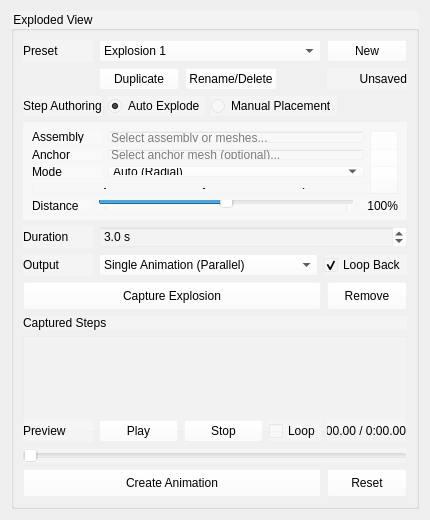
<?xml version="1.0" encoding="UTF-8"?>
<ui version="4.0">
 <class>ExplodedViewPanel</class>
 <widget class="QWidget" name="ExplodedViewPanel">
  <property name="geometry">
   <rect>
    <x>0</x>
    <y>0</y>
    <width>430</width>
    <height>520</height>
   </rect>
  </property>
  <property name="minimumSize">
   <size>
     <width>360</width>
     <height>460</height>
   </size>
  </property>
  <property name="windowTitle">
   <string>Exploded View</string>
  </property>
  <property name="styleSheet">
   <string notr="true">color: rgb(0, 0, 0);</string>
  </property>
  <layout class="QGridLayout" name="gridLayout_main">
   <item row="0" column="0">
    <widget class="QGroupBox" name="groupBoxMain">
     <property name="styleSheet">
      <string notr="true">background-color: rgba(255, 255, 255, 25%);</string>
     </property>
     <property name="title">
      <string>Exploded View</string>
     </property>
     <layout class="QGridLayout" name="gridLayout">
      <item row="0" column="0">
       <layout class="QGridLayout" name="layoutPresetSection">
        <item row="0" column="0">
         <widget class="QLabel" name="labelPreset">
          <property name="minimumSize">
           <size>
            <width>70</width>
            <height>0</height>
           </size>
          </property>
          <property name="text">
           <string>Preset</string>
          </property>
         </widget>
        </item>
        <item row="0" column="1" colspan="3">
         <widget class="QComboBox" name="comboBoxPreset">
          <property name="styleSheet">
           <string notr="true">background-color: rgba(255, 255, 255, 10%);</string>
          </property>
          <item>
           <property name="text">
            <string>Explosion 1</string>
           </property>
          </item>
         </widget>
        </item>
        <item row="0" column="4">
         <widget class="QPushButton" name="pushButtonPresetNew">
          <property name="enabled">
           <bool>false</bool>
          </property>
          <property name="toolTip">
           <string>Preset actions will be wired in the next step of the implementation</string>
          </property>
          <property name="styleSheet">
           <string notr="true">background-color: rgba(255, 255, 255, 10%);</string>
          </property>
          <property name="text">
           <string>New</string>
          </property>
         </widget>
        </item>
        <item row="1" column="1">
         <widget class="QPushButton" name="pushButtonPresetDuplicate">
          <property name="enabled">
           <bool>false</bool>
          </property>
          <property name="toolTip">
           <string>Preset actions will be wired in the next step of the implementation</string>
          </property>
          <property name="styleSheet">
           <string notr="true">background-color: rgba(255, 255, 255, 10%);</string>
          </property>
          <property name="text">
           <string>Duplicate</string>
          </property>
         </widget>
        </item>
        <item row="1" column="2">
         <widget class="QPushButton" name="pushButtonPresetActions">
          <property name="enabled">
           <bool>false</bool>
          </property>
          <property name="toolTip">
           <string>Preset actions will be wired in the next step of the implementation</string>
          </property>
          <property name="styleSheet">
           <string notr="true">background-color: rgba(255, 255, 255, 10%);</string>
          </property>
          <property name="text">
           <string>Rename/Delete</string>
          </property>
         </widget>
        </item>
        <item row="1" column="4">
         <widget class="QLabel" name="labelPresetDirty">
          <property name="visible">
           <bool>false</bool>
          </property>
          <property name="text">
           <string>Unsaved</string>
          </property>
          <property name="alignment">
           <set>Qt::AlignmentFlag::AlignRight|Qt::AlignmentFlag::AlignTrailing|Qt::AlignmentFlag::AlignVCenter</set>
          </property>
         </widget>
        </item>
       </layout>
      </item>
      <item row="1" column="0">
       <layout class="QHBoxLayout" name="layoutAuthoringMode">
        <item>
         <widget class="QLabel" name="labelAuthoringMode">
          <property name="minimumSize">
           <size>
            <width>70</width>
            <height>0</height>
           </size>
          </property>
          <property name="toolTip">
           <string>Step authoring method is transient UI state. Auto/manual choice is not saved in presets.</string>
          </property>
          <property name="text">
           <string>Step Authoring</string>
          </property>
         </widget>
        </item>
        <item>
         <widget class="QRadioButton" name="radioButtonModeAuto">
          <property name="text">
           <string>Auto Explode</string>
          </property>
          <property name="checked">
           <bool>true</bool>
          </property>
         </widget>
        </item>
        <item>
         <widget class="QRadioButton" name="radioButtonModeManual">
          <property name="text">
           <string>Manual Placement</string>
          </property>
         </widget>
        </item>
        <item>
         <spacer name="horizontalSpacerAuthoring">
          <property name="orientation">
           <enum>Qt::Orientation::Horizontal</enum>
          </property>
          <property name="sizeHint" stdset="0">
           <size>
            <width>40</width>
            <height>20</height>
           </size>
          </property>
         </spacer>
        </item>
       </layout>
      </item>
      <item row="2" column="0">
       <widget class="QStackedWidget" name="stackedWidgetAuthoring">
        <property name="currentIndex">
         <number>0</number>
        </property>
        <widget class="QWidget" name="pageAutoExplode">
         <layout class="QGridLayout" name="gridLayoutAutoAuthoring">
          <item row="0" column="0">
           <layout class="QHBoxLayout" name="layoutAssembly">
            <item>
             <widget class="QLabel" name="labelAssembly">
              <property name="minimumSize">
               <size>
                <width>70</width>
                <height>0</height>
               </size>
              </property>
              <property name="text">
               <string>Assembly</string>
              </property>
             </widget>
            </item>
            <item>
             <widget class="QLineEdit" name="lineEditAssembly">
              <property name="sizePolicy">
               <sizepolicy hsizetype="Expanding" vsizetype="Fixed">
                <horstretch>1</horstretch>
                <verstretch>0</verstretch>
               </sizepolicy>
              </property>
              <property name="toolTip">
               <string>Shows the selected assembly or mesh count. Right-click to clear.</string>
              </property>
              <property name="styleSheet">
               <string notr="true">background-color: rgba(255, 255, 255, 10%);</string>
              </property>
              <property name="readOnly">
               <bool>true</bool>
              </property>
              <property name="placeholderText">
               <string>Select assembly or meshes...</string>
              </property>
             </widget>
            </item>
            <item>
             <widget class="QPushButton" name="pushButtonSelectAssembly">
              <property name="minimumSize">
               <size>
                <width>28</width>
                <height>28</height>
               </size>
              </property>
              <property name="maximumSize">
               <size>
                <width>28</width>
                <height>28</height>
               </size>
              </property>
              <property name="toolTip">
               <string>Clear current selection and pick from scene or tree</string>
              </property>
              <property name="styleSheet">
               <string notr="true">background-color: rgba(255, 255, 255, 10%);</string>
              </property>
              <property name="text">
               <string/>
              </property>
              <property name="icon">
               <iconset resource="../ModelViewer.qrc">
                <normaloff>:/icons/res/select.png</normaloff>:/icons/res/select.png</iconset>
              </property>
              <property name="checkable">
               <bool>true</bool>
              </property>
             </widget>
            </item>
           </layout>
          </item>
          <item row="1" column="0">
           <layout class="QHBoxLayout" name="layoutAnchor">
            <item>
             <widget class="QLabel" name="labelAnchor">
              <property name="minimumSize">
               <size>
                <width>70</width>
                <height>0</height>
               </size>
              </property>
              <property name="toolTip">
               <string>Optional: this mesh stays centred; all others explode away from it</string>
              </property>
              <property name="text">
               <string>Anchor</string>
              </property>
             </widget>
            </item>
            <item>
             <widget class="QLineEdit" name="lineEditAnchor">
              <property name="sizePolicy">
               <sizepolicy hsizetype="Expanding" vsizetype="Fixed">
                <horstretch>1</horstretch>
                <verstretch>0</verstretch>
               </sizepolicy>
              </property>
              <property name="toolTip">
               <string>Shows the anchor mesh name. Right-click to clear.</string>
              </property>
              <property name="styleSheet">
               <string notr="true">background-color: rgba(255, 255, 255, 10%);</string>
              </property>
              <property name="readOnly">
               <bool>true</bool>
              </property>
              <property name="placeholderText">
               <string>Select anchor mesh (optional)...</string>
              </property>
             </widget>
            </item>
            <item>
             <widget class="QPushButton" name="pushButtonSelectAnchor">
              <property name="minimumSize">
               <size>
                <width>28</width>
                <height>28</height>
               </size>
              </property>
              <property name="maximumSize">
               <size>
                <width>28</width>
                <height>28</height>
               </size>
              </property>
              <property name="toolTip">
               <string>Clear anchor and pick a new one from scene or tree</string>
              </property>
              <property name="styleSheet">
               <string notr="true">background-color: rgba(255, 255, 255, 10%);</string>
              </property>
              <property name="text">
               <string/>
              </property>
              <property name="icon">
               <iconset resource="../ModelViewer.qrc">
                <normaloff>:/icons/res/select.png</normaloff>:/icons/res/select.png</iconset>
              </property>
              <property name="checkable">
               <bool>true</bool>
              </property>
             </widget>
            </item>
           </layout>
          </item>
          <item row="2" column="0">
           <layout class="QHBoxLayout" name="layoutMode">
            <item>
             <widget class="QLabel" name="labelMode">
              <property name="minimumSize">
               <size>
                <width>70</width>
                <height>0</height>
               </size>
              </property>
              <property name="text">
               <string>Mode</string>
              </property>
             </widget>
            </item>
            <item>
             <widget class="QComboBox" name="comboBoxMode">
              <property name="sizePolicy">
               <sizepolicy hsizetype="Expanding" vsizetype="Fixed">
                <horstretch>1</horstretch>
                <verstretch>0</verstretch>
               </sizepolicy>
              </property>
              <property name="styleSheet">
               <string notr="true">background-color: rgba(255, 255, 255, 10%);</string>
              </property>
              <item>
               <property name="text">
                <string>Auto (Radial)</string>
               </property>
              </item>
              <item>
               <property name="text">
                <string>Axis X</string>
               </property>
              </item>
              <item>
               <property name="text">
                <string>Axis Y</string>
               </property>
              </item>
              <item>
               <property name="text">
                <string>Axis Z</string>
               </property>
              </item>
              <item>
               <property name="text">
                <string>Custom Vector</string>
               </property>
              </item>
             </widget>
            </item>
            <item>
             <widget class="QPushButton" name="pushButtonSelectVector">
              <property name="minimumSize">
               <size>
                <width>28</width>
                <height>28</height>
               </size>
              </property>
              <property name="maximumSize">
               <size>
                <width>28</width>
                <height>28</height>
               </size>
              </property>
              <property name="toolTip">
               <string>Clear anchor and pick a new one from scene or tree</string>
              </property>
              <property name="styleSheet">
               <string notr="true">background-color: rgba(255, 255, 255, 10%);</string>
              </property>
              <property name="text">
               <string/>
              </property>
              <property name="icon">
               <iconset resource="../ModelViewer.qrc">
                <normaloff>:/icons/res/select.png</normaloff>:/icons/res/select.png</iconset>
              </property>
              <property name="checkable">
               <bool>true</bool>
              </property>
             </widget>
            </item>
           </layout>
          </item>
          <item row="3" column="0">
           <widget class="QFrame" name="frameVector">
            <property name="styleSheet">
             <string notr="true">background-color: rgba(255, 255, 255, 5%);</string>
            </property>
            <property name="frameShape">
             <enum>QFrame::Shape::StyledPanel</enum>
            </property>
            <property name="frameShadow">
             <enum>QFrame::Shadow::Sunken</enum>
            </property>
            <layout class="QHBoxLayout" name="layoutVector">
             <property name="leftMargin">
              <number>68</number>
             </property>
             <property name="topMargin">
              <number>4</number>
             </property>
             <property name="rightMargin">
              <number>4</number>
             </property>
             <property name="bottomMargin">
              <number>4</number>
             </property>
             <item>
              <widget class="QLabel" name="labelVectorX">
               <property name="text">
                <string>X</string>
               </property>
              </widget>
             </item>
             <item>
              <widget class="QDoubleSpinBox" name="doubleSpinBoxVectorX">
               <property name="sizePolicy">
                <sizepolicy hsizetype="Expanding" vsizetype="Fixed">
                 <horstretch>1</horstretch>
                 <verstretch>0</verstretch>
                </sizepolicy>
               </property>
               <property name="styleSheet">
                <string notr="true">background-color: rgba(255, 255, 255, 10%);</string>
               </property>
               <property name="decimals">
                <number>3</number>
               </property>
               <property name="minimum">
                <double>-1.000000000000000</double>
               </property>
               <property name="maximum">
                <double>1.000000000000000</double>
               </property>
               <property name="singleStep">
                <double>0.010000000000000</double>
               </property>
               <property name="value">
                <double>1.000000000000000</double>
               </property>
              </widget>
             </item>
             <item>
              <widget class="QLabel" name="labelVectorY">
               <property name="text">
                <string>Y</string>
               </property>
              </widget>
             </item>
             <item>
              <widget class="QDoubleSpinBox" name="doubleSpinBoxVectorY">
               <property name="sizePolicy">
                <sizepolicy hsizetype="Expanding" vsizetype="Fixed">
                 <horstretch>1</horstretch>
                 <verstretch>0</verstretch>
                </sizepolicy>
               </property>
               <property name="styleSheet">
                <string notr="true">background-color: rgba(255, 255, 255, 10%);</string>
               </property>
               <property name="decimals">
                <number>3</number>
               </property>
               <property name="minimum">
                <double>-1.000000000000000</double>
               </property>
               <property name="maximum">
                <double>1.000000000000000</double>
               </property>
               <property name="singleStep">
                <double>0.010000000000000</double>
               </property>
               <property name="value">
                <double>0.000000000000000</double>
               </property>
              </widget>
             </item>
             <item>
              <widget class="QLabel" name="labelVectorZ">
               <property name="text">
                <string>Z</string>
               </property>
              </widget>
             </item>
             <item>
              <widget class="QDoubleSpinBox" name="doubleSpinBoxVectorZ">
               <property name="sizePolicy">
                <sizepolicy hsizetype="Expanding" vsizetype="Fixed">
                 <horstretch>1</horstretch>
                 <verstretch>0</verstretch>
                </sizepolicy>
               </property>
               <property name="styleSheet">
                <string notr="true">background-color: rgba(255, 255, 255, 10%);</string>
               </property>
               <property name="decimals">
                <number>3</number>
               </property>
               <property name="minimum">
                <double>-1.000000000000000</double>
               </property>
               <property name="maximum">
                <double>1.000000000000000</double>
               </property>
               <property name="singleStep">
                <double>0.010000000000000</double>
               </property>
               <property name="value">
                <double>0.000000000000000</double>
               </property>
              </widget>
             </item>
            </layout>
           </widget>
          </item>
          <item row="4" column="0">
           <layout class="QHBoxLayout" name="layoutSlider">
            <item>
             <widget class="QLabel" name="labelDistance">
              <property name="minimumSize">
               <size>
                <width>60</width>
                <height>0</height>
               </size>
              </property>
              <property name="text">
               <string>Distance</string>
              </property>
             </widget>
            </item>
            <item>
             <widget class="QSlider" name="sliderExplosion">
              <property name="sizePolicy">
               <sizepolicy hsizetype="Expanding" vsizetype="Fixed">
                <horstretch>1</horstretch>
                <verstretch>0</verstretch>
               </sizepolicy>
              </property>
              <property name="minimum">
               <number>0</number>
              </property>
              <property name="maximum">
               <number>200</number>
              </property>
              <property name="value">
               <number>100</number>
              </property>
              <property name="orientation">
               <enum>Qt::Orientation::Horizontal</enum>
              </property>
              <property name="tickPosition">
               <enum>QSlider::TickPosition::TicksBelow</enum>
              </property>
              <property name="tickInterval">
               <number>100</number>
              </property>
             </widget>
            </item>
            <item>
             <widget class="QLabel" name="labelDistancePercent">
              <property name="minimumSize">
               <size>
                <width>38</width>
                <height>0</height>
               </size>
              </property>
              <property name="text">
               <string>100%</string>
              </property>
              <property name="alignment">
               <set>Qt::AlignmentFlag::AlignRight|Qt::AlignmentFlag::AlignTrailing|Qt::AlignmentFlag::AlignVCenter</set>
              </property>
             </widget>
            </item>
           </layout>
          </item>
         </layout>
        </widget>
        <widget class="QWidget" name="pageManualPlacement">
         <layout class="QVBoxLayout" name="verticalLayoutManualAuthoring">
          <item>
           <widget class="QFrame" name="frameManualPlacement">
            <property name="styleSheet">
             <string notr="true">background-color: rgba(255, 255, 255, 5%);</string>
            </property>
            <property name="frameShape">
             <enum>QFrame::Shape::StyledPanel</enum>
            </property>
            <property name="frameShadow">
             <enum>QFrame::Shadow::Sunken</enum>
            </property>
            <layout class="QGridLayout" name="gridLayoutManualPlacement">
             <item row="0" column="0" colspan="2">
              <widget class="QLabel" name="labelManualPlacementStatus">
               <property name="wordWrap">
                <bool>true</bool>
               </property>
               <property name="text">
                <string>Manual placement will reuse the transform gizmo to stage exploded poses without changing the real model transform.</string>
               </property>
              </widget>
             </item>
             <item row="1" column="0">
              <widget class="QLabel" name="labelManualSelection">
               <property name="minimumSize">
                <size>
                 <width>70</width>
                 <height>0</height>
                </size>
               </property>
               <property name="text">
                <string>Selection</string>
               </property>
              </widget>
             </item>
             <item row="1" column="1">
              <widget class="QLineEdit" name="lineEditManualSelection">
               <property name="styleSheet">
                <string notr="true">background-color: rgba(255, 255, 255, 10%);</string>
               </property>
               <property name="readOnly">
                <bool>true</bool>
               </property>
               <property name="placeholderText">
                <string>Manual placement workflow will use the current mesh selection</string>
               </property>
              </widget>
             </item>
             <item row="2" column="0" colspan="2">
              <layout class="QHBoxLayout" name="layoutManualPlacementButtons">
               <item>
                <widget class="QPushButton" name="pushButtonStartManualPlacement">
                 <property name="enabled">
                  <bool>false</bool>
                 </property>
                 <property name="toolTip">
                  <string>Starts manual exploded placement and shows the gizmo at the selection center</string>
                 </property>
                 <property name="styleSheet">
                  <string notr="true">background-color: rgba(255, 255, 255, 10%);</string>
                 </property>
                 <property name="text">
                  <string>Start Placement</string>
                 </property>
                </widget>
               </item>
               <item>
                <widget class="QPushButton" name="pushButtonFinishManualPlacement">
                 <property name="enabled">
                  <bool>false</bool>
                 </property>
                 <property name="toolTip">
                  <string>Finishes placement and hides the gizmo while keeping the staged pose visible</string>
                 </property>
                 <property name="styleSheet">
                  <string notr="true">background-color: rgba(255, 255, 255, 10%);</string>
                 </property>
                 <property name="text">
                  <string>Finish Placement</string>
                 </property>
                </widget>
               </item>
               <item>
                <widget class="QPushButton" name="pushButtonClearManualPlacement">
                 <property name="enabled">
                  <bool>false</bool>
                 </property>
                 <property name="toolTip">
                  <string>Clears the staged manual exploded pose</string>
                 </property>
                 <property name="styleSheet">
                  <string notr="true">background-color: rgba(255, 255, 255, 10%);</string>
                 </property>
                 <property name="text">
                  <string>Clear Placement</string>
                 </property>
                </widget>
               </item>
              </layout>
             </item>
            </layout>
           </widget>
          </item>
          <item>
           <spacer name="verticalSpacerManualAuthoring">
            <property name="orientation">
             <enum>Qt::Orientation::Vertical</enum>
            </property>
            <property name="sizeHint" stdset="0">
             <size>
              <width>20</width>
              <height>40</height>
             </size>
            </property>
           </spacer>
          </item>
         </layout>
        </widget>
       </widget>
      </item>
      <item row="3" column="0">
       <layout class="QHBoxLayout" name="layoutDuration">
        <item>
         <widget class="QLabel" name="labelDuration">
          <property name="minimumSize">
           <size>
            <width>70</width>
            <height>0</height>
           </size>
          </property>
          <property name="text">
           <string>Duration</string>
          </property>
         </widget>
        </item>
        <item>
         <widget class="QDoubleSpinBox" name="doubleSpinBoxAnimationDuration">
          <property name="sizePolicy">
           <sizepolicy hsizetype="Expanding" vsizetype="Fixed">
            <horstretch>1</horstretch>
            <verstretch>0</verstretch>
           </sizepolicy>
          </property>
          <property name="styleSheet">
           <string notr="true">background-color: rgba(255, 255, 255, 10%);</string>
          </property>
          <property name="decimals">
           <number>1</number>
          </property>
          <property name="minimum">
           <double>0.500000000000000</double>
          </property>
          <property name="maximum">
           <double>30.000000000000000</double>
          </property>
          <property name="singleStep">
           <double>0.500000000000000</double>
          </property>
          <property name="value">
           <double>3.000000000000000</double>
          </property>
          <property name="suffix">
           <string> s</string>
          </property>
         </widget>
        </item>
       </layout>
      </item>
      <item row="4" column="0">
       <layout class="QHBoxLayout" name="layoutAnimationMode">
        <item>
         <widget class="QLabel" name="labelAnimationMode">
          <property name="minimumSize">
           <size>
            <width>70</width>
            <height>0</height>
           </size>
          </property>
          <property name="text">
           <string>Output</string>
          </property>
         </widget>
        </item>
        <item>
         <widget class="QComboBox" name="comboBoxAnimationMode">
          <property name="sizePolicy">
           <sizepolicy hsizetype="Expanding" vsizetype="Fixed">
            <horstretch>1</horstretch>
            <verstretch>0</verstretch>
           </sizepolicy>
          </property>
          <property name="styleSheet">
           <string notr="true">background-color: rgba(255, 255, 255, 10%);</string>
          </property>
          <property name="toolTip">
           <string>Output mode is stored with the active preset.</string>
          </property>
          <item>
           <property name="text">
            <string>Single Animation (Parallel)</string>
           </property>
          </item>
          <item>
           <property name="text">
            <string>Single Animation (Sequential)</string>
           </property>
          </item>
          <item>
           <property name="text">
            <string>Separate Animations</string>
           </property>
          </item>
         </widget>
        </item>
        <item>
         <widget class="QCheckBox" name="checkBoxLoopBack">
          <property name="toolTip">
           <string>Append a reverse pass back to the original assembled state. Loop-back is stored with the active preset.</string>
          </property>
          <property name="text">
           <string>Loop Back</string>
          </property>
          <property name="checked">
           <bool>true</bool>
          </property>
         </widget>
        </item>
       </layout>
      </item>
      <item row="5" column="0">
       <layout class="QHBoxLayout" name="layoutCaptureButtons">
        <item>
         <widget class="QPushButton" name="pushButtonCaptureView">
          <property name="enabled">
           <bool>false</bool>
          </property>
          <property name="sizePolicy">
           <sizepolicy hsizetype="Expanding" vsizetype="Fixed">
            <horstretch>1</horstretch>
            <verstretch>0</verstretch>
           </sizepolicy>
          </property>
          <property name="minimumSize">
           <size>
            <width>140</width>
            <height>28</height>
           </size>
          </property>
          <property name="toolTip">
           <string>Capture the current exploded transforms as a reusable explosion step</string>
          </property>
          <property name="styleSheet">
           <string notr="true">background-color: rgba(255, 255, 255, 10%);</string>
          </property>
          <property name="text">
           <string>Capture Explosion</string>
          </property>
         </widget>
        </item>
        <item>
         <widget class="QPushButton" name="pushButtonRemoveCapture">
          <property name="enabled">
           <bool>false</bool>
          </property>
          <property name="minimumSize">
           <size>
            <width>80</width>
            <height>28</height>
           </size>
          </property>
          <property name="toolTip">
           <string>Remove the selected captured explosion step</string>
          </property>
          <property name="styleSheet">
           <string notr="true">background-color: rgba(255, 255, 255, 10%);</string>
          </property>
          <property name="text">
           <string>Remove</string>
          </property>
         </widget>
        </item>
       </layout>
      </item>
      <item row="6" column="0">
       <layout class="QVBoxLayout" name="layoutCapturedList">
        <item>
         <widget class="QLabel" name="labelCapturedSteps">
          <property name="text">
           <string>Captured Steps</string>
          </property>
         </widget>
        </item>
        <item>
         <widget class="QListWidget" name="listWidgetCapturedViews">
          <property name="sizePolicy">
           <sizepolicy hsizetype="Expanding" vsizetype="Preferred">
            <horstretch>0</horstretch>
            <verstretch>0</verstretch>
           </sizepolicy>
          </property>
          <property name="minimumSize">
           <size>
            <width>0</width>
            <height>96</height>
           </size>
          </property>
          <property name="maximumSize">
           <size>
            <width>16777215</width>
            <height>120</height>
           </size>
          </property>
          <property name="toolTip">
           <string>Ordered list of captured explosion steps used to build animations</string>
          </property>
          <property name="verticalScrollBarPolicy">
           <enum>Qt::ScrollBarAsNeeded</enum>
          </property>
          <property name="styleSheet">
           <string notr="true">background-color: rgba(255, 255, 255, 10%);</string>
          </property>
         </widget>
        </item>
       </layout>
      </item>
      <item row="7" column="0">
       <layout class="QVBoxLayout" name="layoutPreviewSection">
        <item>
         <layout class="QHBoxLayout" name="layoutPreviewRow">
          <item>
           <widget class="QLabel" name="labelPreviewSection">
            <property name="minimumSize">
             <size>
              <width>70</width>
              <height>0</height>
             </size>
            </property>
            <property name="text">
             <string>Preview</string>
            </property>
           </widget>
          </item>
          <item>
           <widget class="QPushButton" name="pushButtonPreviewPlayPause">
            <property name="enabled">
             <bool>false</bool>
            </property>
            <property name="styleSheet">
             <string notr="true">background-color: rgba(255, 255, 255, 10%);</string>
            </property>
            <property name="text">
             <string>Play</string>
            </property>
           </widget>
          </item>
          <item>
           <widget class="QPushButton" name="pushButtonPreviewStop">
            <property name="enabled">
             <bool>false</bool>
            </property>
            <property name="styleSheet">
             <string notr="true">background-color: rgba(255, 255, 255, 10%);</string>
            </property>
            <property name="text">
             <string>Stop</string>
            </property>
           </widget>
          </item>
          <item>
           <widget class="QCheckBox" name="checkBoxPreviewLoop">
            <property name="enabled">
             <bool>false</bool>
            </property>
            <property name="text">
             <string>Loop</string>
            </property>
           </widget>
          </item>
          <item>
           <spacer name="horizontalSpacerPreview">
            <property name="orientation">
             <enum>Qt::Orientation::Horizontal</enum>
            </property>
            <property name="sizeHint" stdset="0">
             <size>
              <width>40</width>
              <height>20</height>
             </size>
            </property>
           </spacer>
          </item>
          <item>
           <widget class="QLabel" name="labelPreviewTime">
            <property name="text">
             <string>0:00.00 / 0:00.00</string>
            </property>
            <property name="alignment">
             <set>Qt::AlignmentFlag::AlignRight|Qt::AlignmentFlag::AlignTrailing|Qt::AlignmentFlag::AlignVCenter</set>
            </property>
           </widget>
          </item>
         </layout>
        </item>
        <item>
         <widget class="QSlider" name="sliderPreviewTimeline">
          <property name="enabled">
           <bool>false</bool>
          </property>
          <property name="maximum">
           <number>1000</number>
          </property>
          <property name="orientation">
           <enum>Qt::Orientation::Horizontal</enum>
          </property>
         </widget>
        </item>
       </layout>
      </item>
      <item row="8" column="0">
       <layout class="QHBoxLayout" name="layoutButtons">
        <item>
         <widget class="QPushButton" name="pushButtonCapture">
          <property name="enabled">
           <bool>false</bool>
          </property>
          <property name="sizePolicy">
           <sizepolicy hsizetype="Expanding" vsizetype="Fixed">
            <horstretch>1</horstretch>
            <verstretch>0</verstretch>
           </sizepolicy>
          </property>
          <property name="minimumSize">
           <size>
            <width>140</width>
            <height>28</height>
           </size>
          </property>
          <property name="toolTip">
           <string>Create one or more glTF animations from the captured explosion steps. Animation clip names will default to the active preset name.</string>
          </property>
          <property name="styleSheet">
           <string notr="true">background-color: rgba(255, 255, 255, 10%);</string>
          </property>
          <property name="text">
           <string>Create Animation</string>
          </property>
         </widget>
        </item>
        <item>
         <widget class="QPushButton" name="pushButtonReset">
          <property name="sizePolicy">
           <sizepolicy hsizetype="Fixed" vsizetype="Fixed">
            <horstretch>0</horstretch>
            <verstretch>0</verstretch>
           </sizepolicy>
          </property>
          <property name="minimumSize">
           <size>
            <width>70</width>
            <height>28</height>
           </size>
          </property>
          <property name="toolTip">
           <string>Clear all selections and reset controls to defaults</string>
          </property>
          <property name="styleSheet">
           <string notr="true">background-color: rgba(255, 255, 255, 10%);</string>
          </property>
          <property name="text">
           <string>Reset</string>
          </property>
         </widget>
        </item>
       </layout>
      </item>
     </layout>
    </widget>
   </item>
  </layout>
 </widget>
 <tabstops>
  <tabstop>comboBoxPreset</tabstop>
  <tabstop>pushButtonPresetNew</tabstop>
  <tabstop>pushButtonPresetDuplicate</tabstop>
  <tabstop>pushButtonPresetActions</tabstop>
  <tabstop>radioButtonModeAuto</tabstop>
  <tabstop>radioButtonModeManual</tabstop>
  <tabstop>lineEditAssembly</tabstop>
  <tabstop>pushButtonSelectAssembly</tabstop>
  <tabstop>lineEditAnchor</tabstop>
  <tabstop>pushButtonSelectAnchor</tabstop>
  <tabstop>comboBoxMode</tabstop>
  <tabstop>doubleSpinBoxVectorX</tabstop>
  <tabstop>doubleSpinBoxVectorY</tabstop>
  <tabstop>doubleSpinBoxVectorZ</tabstop>
  <tabstop>sliderExplosion</tabstop>
  <tabstop>lineEditManualSelection</tabstop>
  <tabstop>pushButtonStartManualPlacement</tabstop>
  <tabstop>pushButtonFinishManualPlacement</tabstop>
  <tabstop>pushButtonClearManualPlacement</tabstop>
  <tabstop>doubleSpinBoxAnimationDuration</tabstop>
  <tabstop>comboBoxAnimationMode</tabstop>
  <tabstop>checkBoxLoopBack</tabstop>
  <tabstop>pushButtonCaptureView</tabstop>
  <tabstop>listWidgetCapturedViews</tabstop>
  <tabstop>pushButtonRemoveCapture</tabstop>
  <tabstop>pushButtonPreviewPlayPause</tabstop>
  <tabstop>pushButtonPreviewStop</tabstop>
  <tabstop>checkBoxPreviewLoop</tabstop>
  <tabstop>sliderPreviewTimeline</tabstop>
  <tabstop>pushButtonCapture</tabstop>
  <tabstop>pushButtonReset</tabstop>
 </tabstops>
 <resources>
  <include location="../ModelViewer.qrc"/>
 </resources>
 <connections/>
</ui>
